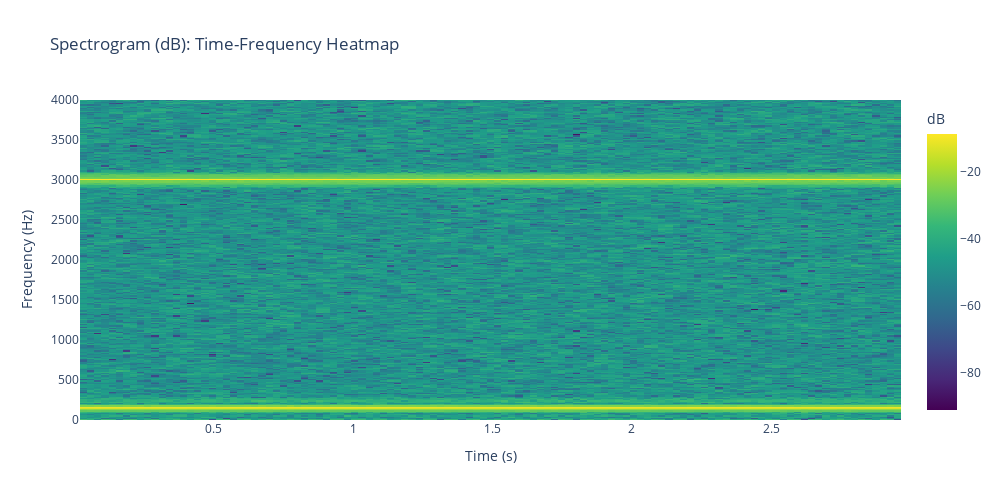

Write notebook code for a chart like this one.
### Code cell
# ============================================================================
# SECTION 4: SPECTROGRAM (Time-Frequency Analysis)
# ============================================================================
# Why: Combine time and frequency information. FFT shows \"what\" frequencies
#      are present, but loses \"when\" they occur. Spectrogram fixes this!
# What we'll see: A 2D heatmap where time flows left→right, frequency bottom→top,
#                 and color intensity shows energy (magnitude in dB).
# Key insight: Constant tones (150 Hz, 3000 Hz) appear as horizontal lines.
#              The spectrogram reveals how the signal evolves over time.
# ============================================================================

# --- The Short-Time Fourier Transform (STFT) ---
# How: Divide the signal into overlapping windows, compute FFT for each window
# Math: For each time window, compute FFT to get frequency content at that moment
# Parameters:
#   - nperseg=1024: window size (larger = better frequency resolution, worse time)
#   - noverlap=614: 60% overlap between windows (smooth transitions)
#   - scaling='spectrum': returns power spectrum (magnitude squared)

from scipy import signal
f_spec, t_spec, Sxx = signal.spectrogram(noisy_audio, fs=sample_rate, nperseg=1024, noverlap=614, scaling='spectrum')

# Convert power spectrum to dB scale (same as before)
# Why: dB compression makes weak and strong signals equally visible
# Formula: dB = 10 * log10(power) + small offset (1e-12) to avoid log(0)
Sxx_db = 10 * np.log10(Sxx + 1e-12)
# Sxx_db is POWER, not amplitude
# power ∝ amplitude2

# --- Interactive Heatmap Visualization ---
# Create an interactive 2D heatmap to explore time-frequency content
import plotly.graph_objects as go
fig = go.Figure(data=go.Heatmap(
    x=t_spec,          # Time axis (horizontal)
    y=f_spec,          # Frequency axis (vertical)
    z=Sxx_db,          # Magnitude in dB (color intensity)
    colorscale='Viridis',  # Color gradient (dark=low energy, bright=high energy)
    colorbar=dict(title='dB')
))

# Configure layout for clarity
fig.update_layout(
    title='Spectrogram (dB): Time-Frequency Heatmap',
    xaxis_title='Time (s)',
    yaxis_title='Frequency (Hz)',
    width=1000,
    height=500,
)

# Limit y-axis to 0-4000 Hz for clarity (focus on relevant frequency range)
fig.update_yaxes(range=[0,4000])

fig.show()

### Figure 1 — Plotly figure (JSON) as saved in the notebook; plotly's stock layout.template omitted (floating-point values rounded to 4 significant figures; data arrays with more than 128 entries replaced by an {"elided": "..."} marker saying what was removed)
{"data": [{"colorbar": {"title": {"text": "dB"}}, "colorscale": [[0, "#440154"], [0.1111, "#482878"], [0.2222, "#3e4989"], [0.3333, "#31688e"], [0.4444, "#26828e"], [0.5556, "#1f9e89"], [0.6667, "#35b779"], [0.7778, "#6ece58"], [0.8889, "#b5de2b"], [1, "#fde725"]], "type": "heatmap", "x": [0.032, 0.05763, 0.08325, 0.1089, 0.1345, 0.1601, 0.1857, 0.2114, 0.237, 0.2626, 0.2883, 0.3139, 0.3395, 0.3651, 0.3907, 0.4164, 0.442, 0.4676, 0.4933, 0.5189, 0.5445, 0.5701, 0.5958, 0.6214, 0.647, 0.6726, 0.6983, 0.7239, 0.7495, 0.7751, 0.8007, 0.8264, 0.852, 0.8776, 0.9032, 0.9289, 0.9545, 0.9801, 1.006, 1.031, 1.057, 1.083, 1.108, 1.134, 1.159, 1.185, 1.211, 1.236, 1.262, 1.288, 1.313, 1.339, 1.365, 1.39, 1.416, 1.441, 1.467, 1.493, 1.518, 1.544, 1.569, 1.595, 1.621, 1.646, 1.672, 1.698, 1.723, 1.749, 1.774, 1.8, 1.826, 1.851, 1.877, 1.903, 1.928, 1.954, 1.98, 2.005, 2.031, 2.056, 2.082, 2.108, 2.133, 2.159, 2.184, 2.21, 2.236, 2.261, 2.287, 2.313, 2.338, 2.364, 2.389, 2.415, 2.441, 2.466, 2.492, 2.518, 2.543, 2.569, 2.595, 2.62, 2.646, 2.671, 2.697, 2.723, 2.748, 2.774, 2.8, 2.825, 2.851, 2.876, 2.902, 2.928, 2.953], "y": {"elided": "513 float values"}, "z": {"elided": "513x115 float values"}}], "layout": {"height": 500, "title": {"text": "Spectrogram (dB): Time-Frequency Heatmap"}, "width": 1000, "xaxis": {"title": {"text": "Time (s)"}}, "yaxis": {"range": [0, 4000], "title": {"text": "Frequency (Hz)"}}}}
